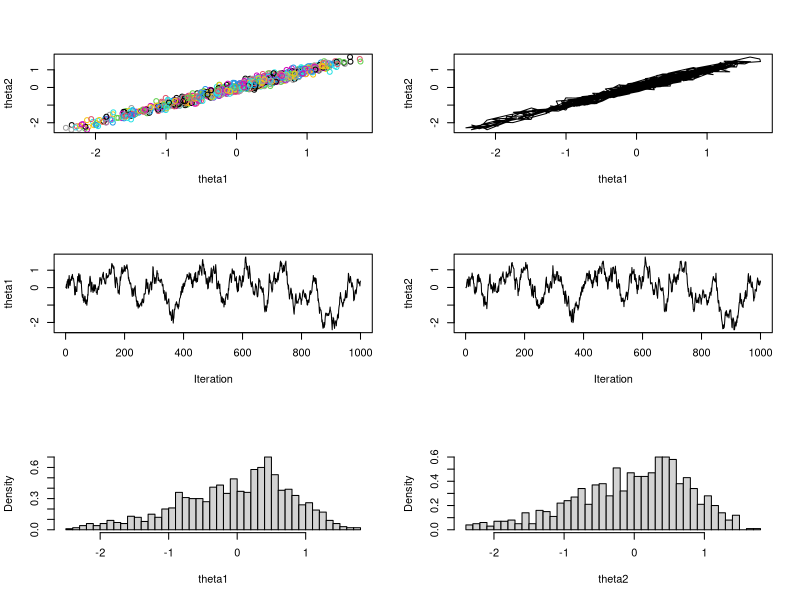

The R source for this figure:
### Formative Assignment 3 - Gibbs Sampling Implementation
# gibbs_example: Code from Example 2.3.1
# gibbs_a: Q2a(ii) Gibbs sampler
# gibbs_b: Q2b(ii) Gibbs sampler

gibbs_example=function(N,rho) 
{
  mat=matrix(ncol=2,nrow=N)
  th1=0
  th2=0
  mat[1, ]=c(th1,th2)
  for (i in 2:N) 
  {
    th1=rnorm(1,rho*th2,sqrt(1-rho^2))
    th2=rnorm(1,rho*th1,sqrt(1-rho^2))
    mat[i, ]=c(th1,th2)
  }
  return(mat)
}

gibbs_a=function(N,rho) 
{
  mat=matrix(ncol=2,nrow=N)
  phi1=0
  phi2=0
  mat[1, ]=c(phi1,phi2)
  for (i in 2:N) 
  {
    phi1=rnorm(1,0,sqrt(1+rho))
    phi2=rnorm(1,0,sqrt(1-rho))
    mat[i, ]=c(phi1,phi2)
  }
  return(mat)
}

gibbs_b=function(N,rho) 
{
  mat=matrix(ncol=2,nrow=N)
  phi1=0
  phi2=0
  mat[1, ]=c(phi1,phi2)
  for (i in 2:N) 
  {
    phi1=rnorm(1,0,sqrt(1+rho))
    phi2=rnorm(1,0,sqrt(1-rho))
    # now obtain th1 and th2 from phi1 and phi2
    # using change of variable transformation
    th1 = (1/2)*sqrt(2)*(phi1+phi2)
    th2 = (1/2)*sqrt(2)*(phi1-phi2)
    mat[i, ]=c(th1,th2)
  }
  return(mat)
}


# modify this line to produce different plots 
# for comparison (eg. out = gibbs_a(1000, .99))
out=gibbs_example(1000,.99)

par(mfrow=c(3,2))
plot(out,col=1:1000,xlab="theta1",ylab="theta2")
plot(out,type="l",xlab="theta1",ylab="theta2")
plot(ts(out[,1]),xlab="Iteration",ylab="theta1")
plot(ts(out[,2]),xlab="Iteration",ylab="theta2")
hist(out[,1],40,freq=FALSE,main="",xlab="theta1")
hist(out[,2],40,freq=FALSE,main="",xlab="theta2")